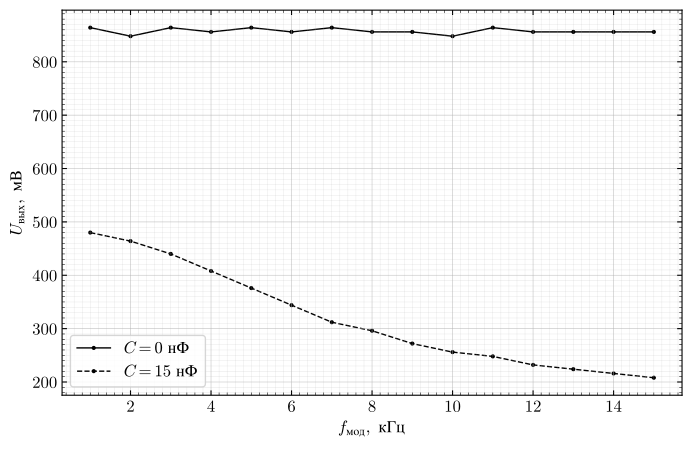

Python code for this plot:
import matplotlib.pyplot as plt
from matplotlib.ticker import AutoMinorLocator


def apply_rcparams(size: tuple[float, float]):
    plt.rcParams.update(
        {
            "font.family": "CMU Serif",
            "font.size": 12,
            "mathtext.fontset": "cm",
            "axes.linewidth": 0.8,
            "axes.grid": True,
            "grid.linewidth": 0.4,
            "grid.alpha": 0.5,
            "xtick.direction": "in",
            "ytick.direction": "in",
            "xtick.minor.visible": True,
            "ytick.minor.visible": True,
            "xtick.major.width": 0.8,
            "ytick.major.width": 0.8,
            "xtick.minor.width": 0.4,
            "ytick.minor.width": 0.4,
            "figure.figsize": size,
            "figure.dpi": 150,
            "savefig.dpi": 300,
            "savefig.bbox": "tight",
        }
    )


def set_settings(ax):
    ax.xaxis.set_minor_locator(AutoMinorLocator(10))
    ax.yaxis.set_minor_locator(AutoMinorLocator(10))
    ax.grid(which="major", linewidth=0.5, alpha=0.65)
    ax.grid(which="minor", linewidth=0.25, alpha=0.4)
    ax.tick_params(which="both", top=True, right=True)
    return ax


def draw_graph(file_name: str = "graph", size: tuple = (8, 10)):
    apply_rcparams(size)
    fig, ax = plt.subplots()
    set_settings(ax)

    ax.plot(x_c0, y_c0, marker="o", markersize=2, linewidth=1, color="black", zorder=1, label=r"$C = 0~\text{нФ}$")
    ax.set_xlabel(r"$U_\text{вх}, мВ$")
    ax.set_ylabel(r"$U_\text{вых}$, мВ")

    ax.plot(x_c15, y_c15, marker="o", markersize=2, linewidth=1, linestyle='--', color="black", zorder=1, label=r"$C = 15~\text{нФ}$")
    ax.set_xlabel(r"$f_\text{мод},~\text{кГц}$")
    ax.set_ylabel(r"$U_\text{вых},~\text{мВ}$")
    
    plt.legend()

    plt.savefig(f"{file_name}.pdf", format="pdf")
    plt.show()


if __name__ == "__main__":
    x_c0 = [1.0, 2.0, 3.0, 4.0, 5.0, 6.0, 7.0, 8.0, 9.0, 10.0, 11.0, 12.0, 13.0, 14.0, 15.0]
    y_c0 = [864.0, 848.0, 864.0, 856.0, 864.0, 856.0, 864.0, 856.0, 856.0, 848.0, 864.0, 856.0, 856.0, 856.0, 856.0]
    
    x_c15 = [1.0, 2.0, 3.0, 4.0, 5.0, 6.0, 7.0, 8.0, 9.0, 10.0, 11.0, 12.0, 13.0, 14.0, 15.0]
    y_c15 = [480.0, 464.0, 440.0, 408.0, 376.0, 344.0, 312.0, 296.0, 272.0, 256.0, 248.0, 232.0, 224.0, 216.0, 208.0]
    
    draw_graph(file_name=__file__[:-3], size=(8, 5))
